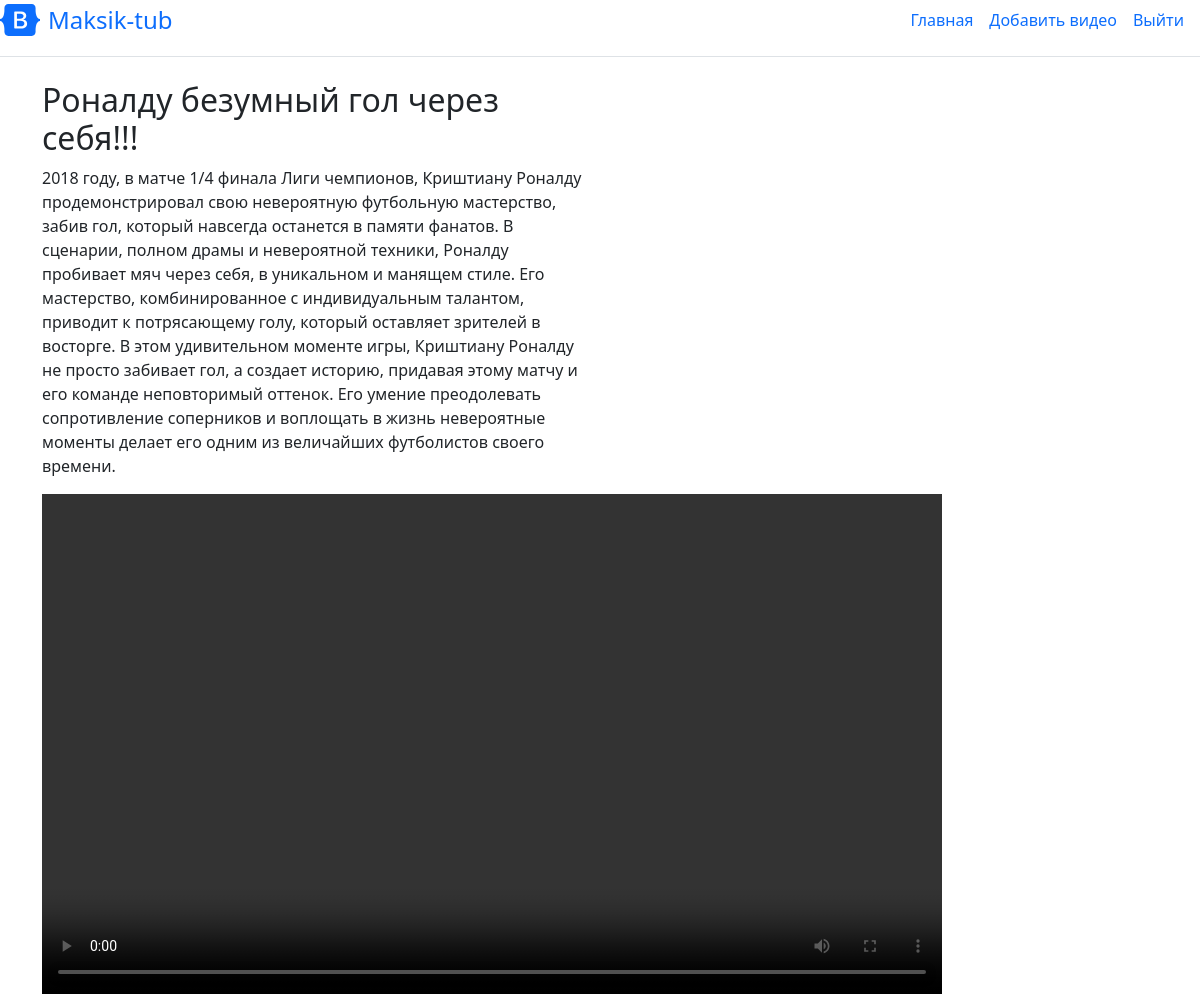
/1/ (signed in), run on the app's committed database.
### main/models.py (models this page shows, shortened)
class Download(models.Model):
    name = models.CharField('Название', max_length=35)
    description = models.TextField('Описание', default='')
    author = models.ForeignKey(User, related_name='author', on_delete=models.CASCADE, default=None, null=True, blank=True)
    content = models.FileField(
        upload_to='video/',
        validators=[FileExtensionValidator(allowed_extensions=['mp4'])]
    )
    class Meta:
        verbose_name = 'Видео'
        verbose_name_plural = 'Видосики'

### main/views.py (the view)
# urls.py: path('<int:pk>/', views.get_video, name='player'),
def get_video(request, pk: int):
    _video = get_object_or_404(Download, id=pk)
    return render(request, "main/player.html", {"video": _video})

### main/templates/main/player.html (shortened to what this page needs)
{% extends 'main/base.html' %}
{% block content %}
    <div class="main-posts">
      <div class="row">
        <div class="col-md-6 col-sm-6">
          <h2>{{ video.name }}</h2>
          <p>{{ video.description }}</p>
      </div>
        <div class="col-md-12 col-sm-12">
          <video
              id="my-video"
              class="video-js"
              controls
              preload="auto"
              width="900"
              height="500"
              data-setup="{}"
          >
            <source src="{% url 'stream' video.id %}" type="video/mp4"/>
            <source src="{% url 'stream' video.id %}" type="video/webm"/>
          </video>
        </div>
    </div>
  </div>
{% endblock %}

### data on the page
Download: name "Роналду безумный гол через себя!!!", description "2018 году, в матче 1/4 финала Лиги чемпионов, Криштиану Роналду продемонстрировал свою невероятную футбольную мастерство, забив гол, который навсегда останется в памяти фанатов. В сценарии, полном драмы и невероятной техники, Роналду пробивает мяч через себя, в уникальном и манящем стиле. Его мастерство, комбинированное с индивидуальным талантом, приводит к потрясающему голу, который оставляет зрителей в восторге. В этом удивительном моменте игры, Криштиану Роналду не просто забивает гол, а создает историю, придавая этому матчу и его команде неповторимый оттенок. Его умение преодолевать сопротивление соперников и воплощать в жизнь невероятные моменты делает его одним из величайших…"
